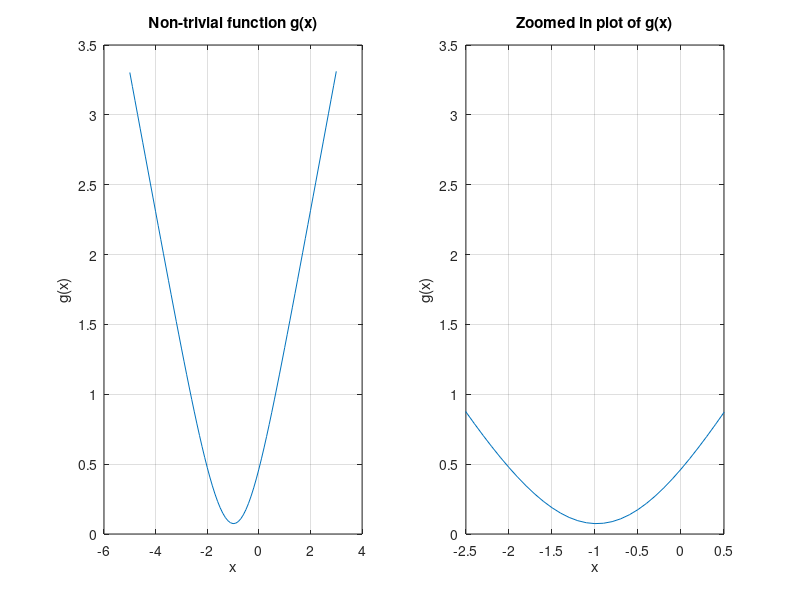

The MATLAB source for this figure:
x = -5:0.1:3;
g = 0;

% Find g(x) at various points
for k = 1:10
    g = g + log(cosh(x+(2/sqrt(k))));
end
g=g/10;

% Plot g(x) vs x
figure;
subplot(1,2,1);
plot(x,g);
set(gcf,'color','w');
grid on;
xlabel('x');
ylabel('g(x)');
title('Non-trivial function g(x)');

% Zoom in the minima
subplot(1,2,2);
plot(x,g);
grid on;
xlim([-2.5 0.5]);
xlabel('x');
ylabel('g(x)');
title('Zoomed in plot of g(x)');
